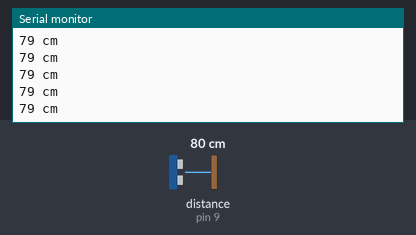
Simulated run of this program. Board: Arduino Nano, built with avr-gcc and run on an emulated ATmega328P. Parts: the last lines printed to the serial monitor. Wiring (inferred from the names in the program): ultrasonic range finder: trigger pin 10; echo pin 9. The inputs (shaded band) are chosen by the test bench; at power-on: distance to the obstacle (sensor on pin 9) 80 cm. The echo pulse lasts 58.3 µs per cm.

Above: at 1.2 s.
1.3 s: distance to the obstacle (sensor on pin 9) set to 2 cm
At 1.34 s:
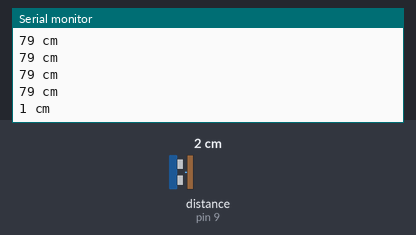
2.8 s: distance to the obstacle (sensor on pin 9) set to 4 cm
At 2.82 s:
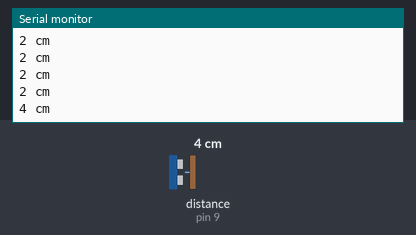
Timing chart, 0 to 5.8 s (numbered marks = the images above; inputs shaded):
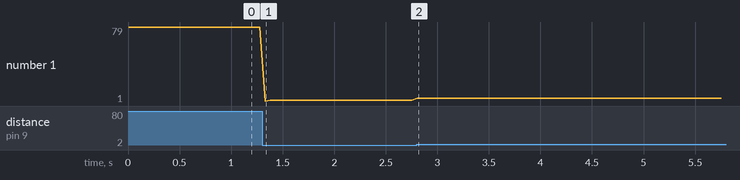

The program:

main.cpp
```cpp
#include <Arduino.h>

#define trigPin 10
#define echoPin 9

void setup() {

  Serial.begin (9600);
  pinMode(trigPin, OUTPUT);
  pinMode(echoPin, INPUT);

}

void loop() {

  long duration, distance;
  digitalWrite(trigPin, LOW);
  delayMicroseconds(2);
  digitalWrite(trigPin, HIGH);
  delayMicroseconds(10);
  digitalWrite(trigPin, LOW);
  duration = pulseIn(echoPin, HIGH);
  distance = (duration/2) / 29.1;

  Serial.print(distance);
  Serial.println(" cm");
  delay(50);


}
```

Measured:
- after the input at 1.3 s, the serial monitor: prints a new line at once (image 1)
- after the input at 2.8 s, the serial monitor: prints a new line at once (image 2)
- plotted number 1: 79 → 2 after the input at 1.3 s, 2 → 4 after the input at 2.8 s
